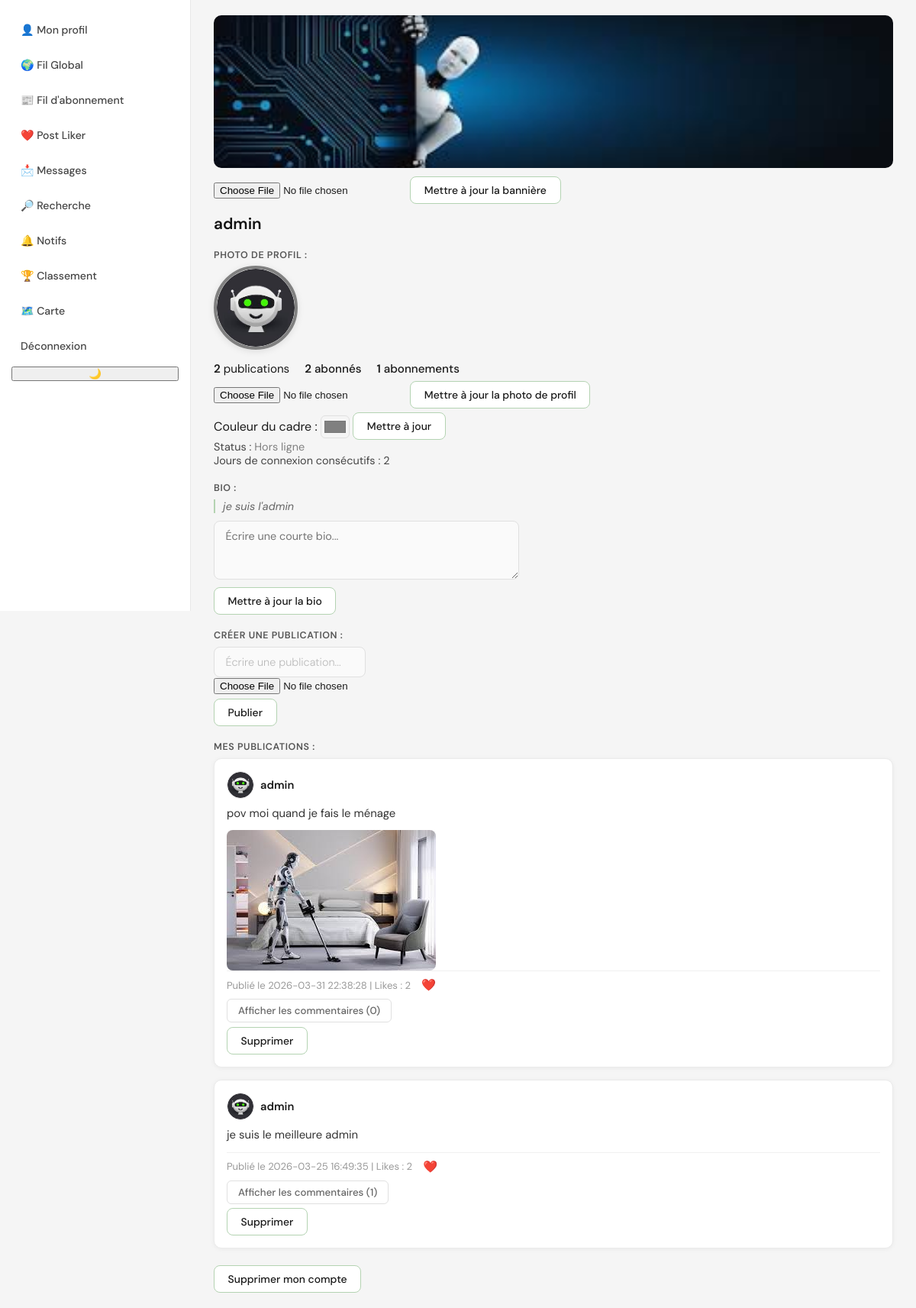
The page /profil (signed in) on the database its author committed.
### tables this page shows
CREATE TABLE users (
            id INTEGER PRIMARY KEY AUTOINCREMENT,
            username TEXT NOT NULL,
            email TEXT NOT NULL UNIQUE,
            password TEXT NOT NULL
        , avatar_url TEXT, bio TEXT, created_at TEXT, last_seen TIMESTAMP, last_login_date DATE, streak_days INTEGER DEFAULT 0, latitude REAL, longitude REAL, photo_url TEXT, banner_url TEXT, border_color TEXT DEFAULT '#4CAF50');

CREATE TABLE posts (
            id INTEGER PRIMARY KEY AUTOINCREMENT,
            user_id INTEGER,
            content TEXT,
            created_at TIMESTAMP DEFAULT CURRENT_TIMESTAMP, image_url TEXT,
            FOREIGN KEY(user_id) REFERENCES users(id)
        );

### __init__.py (the view, shortened to what this page needs)
@app.route('/profil')
def profil():
    if 'user_id' not in session:
        return redirect(url_for('connexion'))
    conn = get_db_connection()
    cursor = conn.cursor()
    cursor.execute(
        'SELECT COUNT(*) as count FROM notifications WHERE user_id = ? AND seen = 0',
        (session['user_id'],)
    )
    notif_count = cursor.fetchone()['count']
    cursor.execute('''
        SELECT p.id, p.user_id, u.username, u.avatar_url, p.content, p.image_url, p.created_at, COUNT(pl.id) as likes_count
        FROM posts p
        JOIN users u ON u.id = p.user_id
        LEFT JOIN post_likes pl ON p.id = pl.post_id
        WHERE p.user_id = ?
        GROUP BY p.id
        ORDER BY p.created_at DESC
    ''', (session['user_id'],))
    posts_rows = cursor.fetchall()
    posts_list = []
    for post in posts_rows:
        post_dict = dict(post)
        post_dict['avatar_url'] = post_dict.get('avatar_url') or 'default.png'
        post_dict['image_url'] = post_dict.get('image_url')
        cursor.execute('''
            SELECT c.id, c.user_id, c.content, c.created_at,
                   u.username, u.avatar_url,
                   COUNT(cl.id) AS likes_count
            FROM comments c
            JOIN users u ON c.user_id = u.id
            LEFT JOIN comment_likes cl ON c.id = cl.comment_id
            WHERE c.post_id = ?
            GROUP BY c.id
            ORDER BY c.created_at ASC
        ''', (post['id'],))
        comments = []
        for c in cursor.fetchall():
            c_dict = dict(c)
            c_dict['avatar_url'] = c_dict.get('avatar_url') or 'default.png'
            comments.append(c_dict)
        post_dict['comments'] = comments
        posts_list.append(post_dict)
    cursor.execute('''
        SELECT u.id, u.username, u.avatar_url, u.last_seen
        FROM followers f
        JOIN users u ON u.id = f.follower_id
        WHERE f.followed_id = ?
    ''', (session['user_id'],))
    abonnes = []
    for abonne in cursor.fetchall():
        ab_dict = dict(abonne)
        ab_dict['status'] = get_online_status(abonne['last_seen'])
        ab_dict['avatar_url'] = ab_dict.get('avatar_url') or 'default.png'
        abonnes.append(ab_dict)
    cursor.execute('''
        SELECT u.id, u.username, u.avatar_url, u.last_seen
        FROM followers f
        JOIN users u ON u.id = f.followed_id
        WHERE f.follower_id = ?
    ''', (session['user_id'],))
    abonnements = []
    for abo in cursor.fetchall():
        abo_dict = dict(abo)
        abo_dict['status'] = get_online_status(abo['last_seen'])
        abo_dict['avatar_url'] = abo_dict.get('avatar_url') or 'default.png'
        abonnements.append(abo_dict)
    cursor.execute('SELECT COUNT(*) as count FROM followers WHERE followed_id = ?', (session['user_id'],))
    abonnes_count = cursor.fetchone()['count']
    cursor.execute('SELECT COUNT(*) as count FROM followers WHERE follower_id = ?', (session['user_id'],))
    abonnements_count = cursor.fetchone()['count']
    cursor.execute('SELECT * FROM users WHERE id = ?', (session['user_id'],))
    user_row = cursor.fetchone()
    if user_row:
        user_dict = dict(user_row)
        user_dict['status'] = get_online_status(user_row['last_seen'])
        user_dict['avatar_url'] = user_dict.get('avatar_url') or 'default.png'
        user_dict['bio'] = user_dict.get('bio') or ""
        user_dict['streak_days'] = user_dict.get('streak_days', 0)
    cursor.close()
    conn.close()
    return render_template(
        'profil.html',
        user=user_dict,
        posts=posts_list,
        abonnes=abonnes,
        abonnements=abonnements,
        notif_count=notif_count,
        abonnes_count=abonnes_count,
        abonnements_count=abonnements_count
    )

### __init__.py (called while the page is built)
def get_online_status(last_seen):
    if not last_seen:
        return "Hors ligne"
    last_seen_dt = datetime.strptime(last_seen, '%Y-%m-%d %H:%M:%S')
    if datetime.utcnow() - last_seen_dt <= timedelta(minutes=5):
        return "En ligne"
    return "Hors ligne"

def get_db_connection():
    conn = sqlite3.connect(DB_PATH)
    conn.row_factory = sqlite3.Row
    conn.execute("PRAGMA foreign_keys = ON")
    conn.execute("PRAGMA journal_mode=WAL")
    return conn

### templates/profil.html (shortened to what this page needs)
<!DOCTYPE html>
<html lang="fr">
<head>
    <link rel="stylesheet" href="{{ url_for('static', filename='profil.css') }}">
</head>
<body>
<header>
    <nav>
        <a href="{{ url_for('profil') }}">👤 Mon profil</a>
		<a href="{{ url_for('feed_global') }}">🌍 Fil Global</a>
        <a href="{{ url_for('feed_abonnement') }}">📰 Fil d'abonnement</a>
		<a href="{{ url_for('posts_likes') }}">❤️ Post Liker</a>
        <a href="{{ url_for('messagerie') }}">📩 Messages</a>
		<a href="{{ url_for('recherche') }}">🔎 Recherche</a>
        <a href="{{ url_for('notifications') }}">🔔 Notifs</a>
        <a href="{{ url_for('leaderboard') }}">🏆 Classement</a>
        <a href="{{ url_for('carte') }}">🗺️ Carte</a>
        <a href="{{ url_for('deconnexion') }}">Déconnexion</a>
		<button id="themeToggle">🌙</button>
    </nav>
</header>
<main>
{% if user.banner_url %}
    <img src="{{ url_for('static', filename='images/' ~ user.banner_url) }}"
         style="width:100%; height:200px; object-fit:cover; border-radius:10px;">
{% else %}
    <div style="width:100%; height:200px; background:#ccc; border-radius:10px;"></div>
{% endif %}
<form method="POST" action="{{ url_for('upload_banner') }}" enctype="multipart/form-data">
    <input type="file" name="banner" accept="image/*" required>
    <button type="submit">Mettre à jour la bannière</button>
</form>
<h2>{{ user.username }}</h2>
<h3>Photo de profil :</h3>
{% if user.avatar_url %}
    <img src="{{ url_for('static', filename='avatars/' + user.avatar_url) }}"
     alt="Avatar"
     class="profile-avatar"
     style="border: 4px solid {{ user.border_color }};">
{% endif %}
<div class="profile-stats">
    <span><strong>{{ posts|length }}</strong> publications</span>
    <a href="{{ url_for('abonnées') }}"><strong>{{ abonnes_count }}</strong> abonnés</a>
    <a href="{{ url_for('abonnement') }}"><strong>{{ abonnements_count }}</strong> abonnements</a>
</div>
<form method="POST" action="{{ url_for('upload_avatar') }}" enctype="multipart/form-data">
    <input type="file" name="avatar" accept="image/*" required>
    <button type="submit">Mettre à jour la photo de profil</button>
</form>
<form method="POST" action="{{ url_for('update_border_color') }}">
    <label for="border_color">Couleur du cadre :</label>
    <input type="color" name="border_color" id="border_color" value="{{ user.border_color or '#4CAF50' }}">
    <button type="submit">Mettre à jour</button>
</form>
<p>Status : <span id="user-status-{{ user.id }}" style="color: {{ 'green' if user.status == 'En ligne' else 'gray' }};">
</span></p>
<p>Jours de connexion consécutifs : {{ user.streak_days }}</p>
<h3>Bio :</h3>
{% if user.bio %}
    <p class="bio">{{ user.bio }}</p>
{% else %}
    <p class="bio">Aucune bio pour le moment</p>
{% endif %}
<form method="POST" action="{{ url_for('update_bio') }}">
    <textarea name="bio" rows="3" placeholder="Écrire une courte bio...">{{ bio if bio else '' }}</textarea><br>
    <button type="submit">Mettre à jour la bio</button>
</form>
<h3>Créer une publication :</h3>
<form id="create-post-form" method="POST" action="{{ url_for('creer_post') }}" enctype="multipart/form-data">
    <input type="text" name="content" placeholder="Écrire une publication..." required><br>
    <input type="file" name="image" accept="image/*"><br>
    <button type="submit">Publier</button>
</form>
<h3>Mes publications :</h3>
{% if posts %}
    {% for post in posts %}
        <div class="post" id="post-{{ post.id }}">
            <div class="post-header">
                {% if post.avatar_url %}
                    <img src="{{ url_for('static', filename='avatars/' ~ post.avatar_url) }}" class="avatar">
                {% endif %}
                {{ post.username }}
            </div>
            {% if post.content %}
				<div class="post-content">{{ post.content | e }}</div>
			{% endif %}
			{% if post.image_url %}
				<img src="{{ url_for('static', filename='images/' ~ post.image_url) }}" class="post-image" alt="Image du post">
			{% endif %}
            <div class="post-footer">
                Publié le {{ post.created_at }} | Likes : {{ post.likes_count }}
                {% if session.get('user_id') %}
                    <form class="inline" method="POST" action="{{ url_for('like_post', post_id=post.id) }}">
                        <button type="submit">❤️</button>
                    </form>
                {% endif %}
            </div>
            <button class="btn-toggle" onclick="toggleComments({{ post.id }})">
                Afficher les commentaires (<span id="comment-count-{{ post.id }}">{{ post.comments|length }}</span>)
            </button>
            {% if post.user_id == session.get('user_id') %}
                <form method="POST" action="{{ url_for('supprimer_post', post_id=post.id) }}">
                    <button type="submit" class="btn btn-delete">Supprimer</button>
                </form>
            {% endif %}
        </div>
    {% endfor %}
{% else %}
    <p>Aucune publication pour le moment.</p>
{% endif %}
<form action="{{ url_for('supprimer_compte') }}" method="POST">
    <button type="submit" onclick="return confirm('Tu es sûr de vouloir supprimer ton compte ?')">Supprimer mon compte</button>
</form>
</main>
</body>
</html>

### static/profil.css (style rules this page uses)
*, *::before, *::after { box-sizing: border-box; margin: 0; padding: 0; }
body { font-family: 'DM Sans', sans-serif; margin: 0; background-color: #f5f5f5; color: #1a1a1a; display: flex; min-height: 100vh; }
header { background-color: #fff; padding: 20px 15px; border-right: 1px solid #e8e8e8; position: fixed; left: 0; top: 0; height: 100vh; width: 250px; overflow-y: auto; z-index: 100; }
nav { display: flex; flex-direction: column; gap: 8px; }
nav a { color: #444; text-decoration: none; font-weight: 500; font-size: 0.88rem; padding: 10px 12px; border-radius: 6px; transition: background 0.15s, color 0.15s; display: block; width: 100%; text-align: left; }
main { margin-left: 250px; flex: 1; padding: 20px 30px; min-height: 100vh; }
.post { border: none; padding: 16px; margin-bottom: 16px; border-radius: 10px; background-color: #fff; border: 1px solid #ebebeb; box-shadow: 0 1px 6px rgba(0,0,0,0.05); }
.post-header { font-weight: 600; margin-bottom: 8px; display: flex; align-items: center; color: #1a1a1a; font-size: 0.92rem; }
.post-content { margin-bottom: 10px; white-space: pre-wrap; color: #333; font-size: 0.93rem; line-height: 1.6; }
.post-footer { font-size: 0.82rem; color: #999; display: flex; align-items: center; gap: 8px; padding-top: 8px; border-top: 1px solid #f0f0f0; }
.post img.post-image { max-width: 100%; margin-top: 10px; border-radius: 8px; display: block; }
.btn-delete { background: none; color: #e05252; border: 1px solid #e8c8c8; border-radius: 6px; padding: 4px 10px; font-size: 0.82rem; cursor: pointer; font-family: 'DM Sans', sans-serif; transition: background 0.2s; }
.btn-toggle { background: none; color: #666; border: 1px solid #e0e0e0; padding: 6px 14px; cursor: pointer; border-radius: 6px; margin-top: 8px; font-weight: 500; font-size: 0.83rem; font-family: 'DM Sans', sans-serif; transition: border-color 0.2s, color 0.2s; }
form.inline { display: inline; margin-left: 4px; }
form.inline button[type="submit"] { background: none; border: none; cursor: pointer; font-size: 0.95rem; padding: 0 2px; margin: 0; box-shadow: none; transition: transform 0.15s; }
.avatar { width: 36px; height: 36px; border-radius: 50%; object-fit: cover; vertical-align: middle; margin-right: 8px; border: 1.5px solid #e8e8e8; }
.profile-avatar { border-radius: 50%; width: 110px; height: 110px; object-fit: cover; box-shadow: 0 2px 10px rgba(0,0,0,0.1); }
.profile-stats { display: flex; gap: 20px; margin-top: 10px; font-size: 0.95rem; color: #1a1a1a; }
.profile-stats a { color: #1a1a1a; text-decoration: none; font-weight: 500; }
.profile-stats strong { font-weight: 600; }
input[type="text"], input[type="email"], input[type="password"] { padding: 0.65rem 0.9rem; border: 1.5px solid #e0e0e0; border-radius: 8px; font-family: 'DM Sans', sans-serif; font-size: 0.9rem; color: #1a1a1a; background: #fafafa; outline: none; transition: border-color 0.2s, box-shadow 0.2s; }
input::placeholder { color: #bbb; font-weight: 300; }
textarea { width: 100%; max-width: 400px; padding: 0.65rem 0.9rem; border: 1.5px solid #e0e0e0; border-radius: 8px; font-family: 'DM Sans', sans-serif; font-size: 0.9rem; color: #1a1a1a; background: #fafafa; outline: none; resize: vertical; transition: border-color 0.2s, box-shadow 0.2s; }
input[type="color"] { width: 38px; height: 30px; padding: 2px; border-radius: 6px; cursor: pointer; border: 1.5px solid #e0e0e0; background: none; vertical-align: middle; }
button[type="submit"] { padding: 0.5rem 1.1rem; background: #fff; color: #1a1a1a; border: 1.5px solid #b4d3b2; border-radius: 8px; font-family: 'DM Sans', sans-serif; font-size: 0.87rem; font-weight: 500; cursor: pointer; transition: background 0.2s, border-color 0.2s; margin-top: 0.35rem; }
h2 { color: #111; font-size: 1.3rem; margin: 0.8rem 0 0.4rem; font-weight: 600; }
h3 { color: #555; font-size: 0.78rem; text-transform: uppercase; letter-spacing: 0.6px; font-weight: 600; margin-top: 1.2rem; margin-bottom: 0.4rem; }
p { color: #444; font-size: 0.9rem; }
a { color: #3d7a55; font-weight: 500; text-decoration: none; transition: color 0.2s; }
.bio { font-style: italic; color: #666; margin-bottom: 10px; border-left: 2px solid #b4d3b2; padding-left: 10px; }

### rows shown on the page
users: banner_url (picture), username "admin", avatar_url (picture), border_color "#808080", streak_days "2", bio "je suis l'admin"
posts: username "admin", content "pov moi quand je fais le ménage", image_url (picture), created_at "2026-03-31 22:38:28", likes_count "2", comments|length "0"
posts: username "admin", content "je suis le meilleure admin", created_at "2026-03-25 16:49:35", likes_count "2", comments|length "1"

### other values the page prints
{{ posts|length }} "2"
{{ abonnes_count }} "2"
{{ abonnements_count }} "1"
